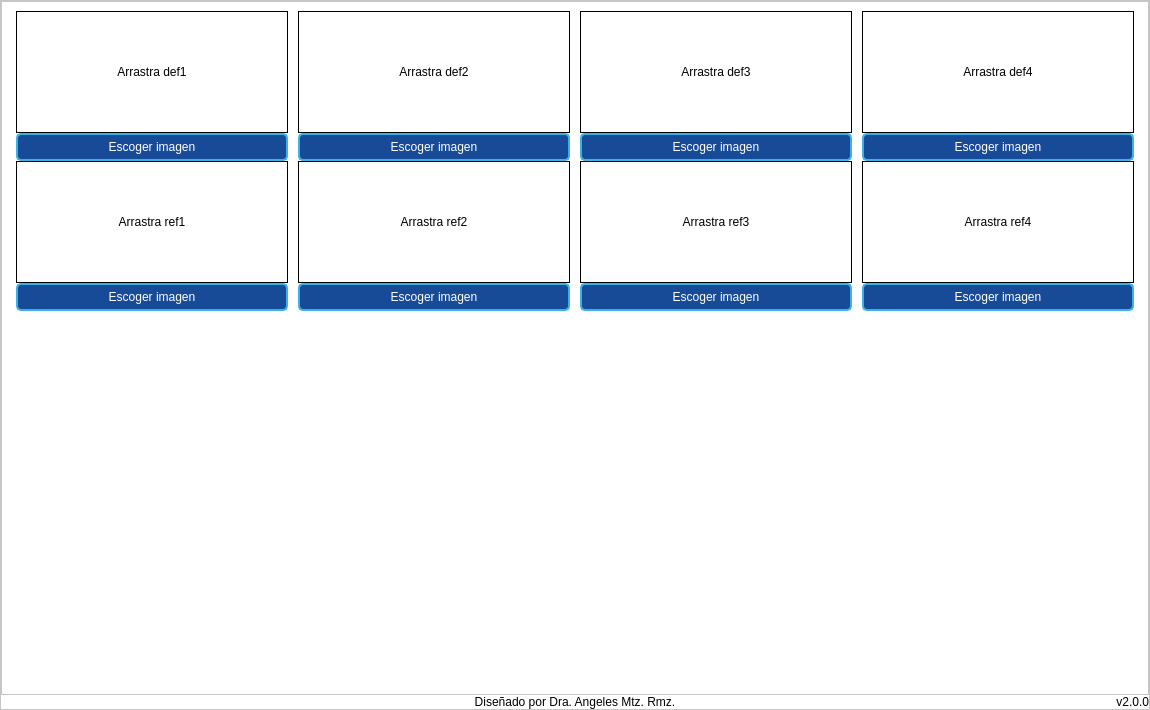
       <widget class="QFrame" name="frame_trabajo">
        <property name="minimumSize">
         <size>
          <width>1150</width>
          <height>0</height>
         </size>
        </property>
        <property name="styleSheet">
         <string notr="true">background-color: rgb(255, 255, 255);</string>
        </property>
        <property name="frameShape">
         <enum>QFrame::StyledPanel</enum>
        </property>
        <property name="frameShadow">
         <enum>QFrame::Raised</enum>
        </property>
        <layout class="QGridLayout" name="gridLayout_4">
         <property name="leftMargin">
          <number>0</number>
         </property>
         <property name="topMargin">
          <number>0</number>
         </property>
         <property name="rightMargin">
          <number>0</number>
         </property>
         <property name="bottomMargin">
          <number>0</number>
         </property>
         <property name="spacing">
          <number>0</number>
         </property>
         <item row="1" column="3">
          <widget class="QLabel" name="label_10">
           <property name="styleSheet">
            <string notr="true">color: rgb(0, 0, 0);
font: 10pt &quot;Verdana&quot;;</string>
           </property>
           <property name="text">
            <string>v2.0.0</string>
           </property>
           <property name="alignment">
            <set>Qt::AlignRight|Qt::AlignTrailing|Qt::AlignVCenter</set>
           </property>
           <property name="margin">
            <number>0</number>
           </property>
          </widget>
         </item>
         <item row="1" column="1" colspan="2">
          <widget class="QLabel" name="label_9">
           <property name="maximumSize">
            <size>
             <width>16777215</width>
             <height>50</height>
            </size>
           </property>
           <property name="styleSheet">
            <string notr="true">color: rgb(0, 0, 0);
font: 15pt &quot;Verdana&quot;;</string>
           </property>
           <property name="text">
            <string>Diseñado por Dra. Angeles Mtz. Rmz.</string>
           </property>
           <property name="alignment">
            <set>Qt::AlignCenter</set>
           </property>
          </widget>
         </item>
         <item row="0" column="0" colspan="4">
          <widget class="QFrame" name="frame">
           <property name="frameShape">
            <enum>QFrame::StyledPanel</enum>
           </property>
           <property name="frameShadow">
            <enum>QFrame::Raised</enum>
           </property>
           <layout class="QHBoxLayout" name="horizontalLayout_3">
            <item>
             <layout class="QGridLayout" name="gridLayout_8">
              <item row="0" column="0" colspan="2">
               <widget class="QWidget" name="widget_12" native="true">
                <property name="minimumSize">
                 <size>
                  <width>0</width>
                  <height>300</height>
                 </size>
                </property>
                <property name="maximumSize">
                 <size>
                  <width>16777215</width>
                  <height>300</height>
                 </size>
                </property>
                <layout class="QGridLayout" name="gridLayout_10">
                 <property name="leftMargin">
                  <number>0</number>
                 </property>
                 <property name="topMargin">
                  <number>0</number>
                 </property>
                 <property name="rightMargin">
                  <number>0</number>
                 </property>
                 <property name="bottomMargin">
                  <number>0</number>
                 </property>
                 <property name="spacing">
                  <number>0</number>
                 </property>
                 <item row="0" column="0">
                  <layout class="QGridLayout" name="gridLayout_9">
                   <property name="bottomMargin">
                    <number>0</number>
                   </property>
                   <property name="spacing">
                    <number>0</number>
                   </property>
                   <item row="0" column="0">
                    <widget class="QWidget" name="w_drop1" native="true">
                     <property name="maximumSize">
                      <size>
                       <width>400</width>
                       <height>200</height>
                      </size>
                     </property>
                     <property name="acceptDrops">
                      <bool>false</bool>
                     </property>
                     <layout class="QVBoxLayout" name="verticalLayout_22">
                      <property name="spacing">
                       <number>0</number>
                      </property>
                      <property name="leftMargin">
                       <number>5</number>
                      </property>
                      <property name="topMargin">
                       <number>0</number>
                      </property>
                      <property name="rightMargin">
                       <number>5</number>
                      </property>
                      <property name="bottomMargin">
                       <number>0</number>
                      </property>
                      <item>
                       <layout class="QVBoxLayout" name="verticalLayout_3">
                        <item>
                         <widget class="QLabel" name="lbl_def1">
                          <property name="styleSheet">
                           <string notr="true">border: 1px solid #000; /* Borde al pasar el mouse */
color: rgb(0, 0, 0);
font: 8pt &quot;Verdana&quot;;</string>
                          </property>
                          <property name="text">
                           <string>Arrastra def1</string>
                          </property>
                          <property name="scaledContents">
                           <bool>true</bool>
                          </property>
                          <property name="alignment">
                           <set>Qt::AlignCenter</set>
                          </property>
                         </widget>
                        </item>
                        <item>
                         <widget class="QPushButton" name="def1">
                          <property name="styleSheet">
                           <string notr="true">/* Estilo para botones de acción */
QPushButton {
    background-color: #174b98; /* Color de fondo */
    border: 2px solid #3cb1e3; /* Borde */
    border-radius: 5px; /* Bordes redondeados */
    color: #fff; /* Color del texto */
    padding: 5px 10px; /* Espaciado interno (vertical horizontal) */
	font: 8pt &quot;Verdana&quot;;
}

/* Estilo para botones de acción al pasar el mouse */
QPushButton:hover {
    background-color: #164b98; /* Color de fondo al pasar el mouse */
    border: 2px solid #FFA000; /* Borde al pasar el mouse */
    color: #fff; /* Color del texto al pasar el mouse */
}</string>
                          </property>
                          <property name="text">
                           <string>Escoger imagen</string>
                          </property>
                         </widget>
                        </item>
                       </layout>
                      </item>
                     </layout>
                    </widget>
                   </item>
                   <item row="0" column="2">
                    <widget class="QWidget" name="w_drop3" native="true">
                     <property name="maximumSize">
                      <size>
                       <width>400</width>
                       <height>200</height>
                      </size>
                     </property>
                     <layout class="QVBoxLayout" name="verticalLayout_24">
                      <property name="spacing">
                       <number>0</number>
                      </property>
                      <property name="leftMargin">
                       <number>5</number>
                      </property>
                      <property name="topMargin">
                       <number>0</number>
                      </property>
                      <property name="rightMargin">
                       <number>5</number>
                      </property>
                      <property name="bottomMargin">
                       <number>0</number>
                      </property>
                      <item>
                       <layout class="QVBoxLayout" name="verticalLayout_20">
                        <item>
                         <widget class="QLabel" name="lbl_def3">
                          <property name="styleSheet">
                           <string notr="true">border: 1px solid #000; /* Borde al pasar el mouse */
color: rgb(0, 0, 0);
font: 8pt &quot;Verdana&quot;;</string>
                          </property>
                          <property name="text">
                           <string>Arrastra def3</string>
                          </property>
                          <property name="scaledContents">
                           <bool>true</bool>
                          </property>
                          <property name="alignment">
                           <set>Qt::AlignCenter</set>
                          </property>
                         </widget>
                        </item>
                        <item>
                         <widget class="QPushButton" name="def3">
                          <property name="styleSheet">
                           <string notr="true">/* Estilo para botones de acción */
QPushButton {
    background-color: #174b98; /* Color de fondo */
    border: 2px solid #3cb1e3; /* Borde */
    border-radius: 5px; /* Bordes redondeados */
    color: #fff; /* Color del texto */
    padding: 5px 10px; /* Espaciado interno (vertical horizontal) */
	font: 8pt &quot;Verdana&quot;;
}

/* Estilo para botones de acción al pasar el mouse */
QPushButton:hover {
    background-color: #164b98; /* Color de fondo al pasar el mouse */
    border: 2px solid #FFA000; /* Borde al pasar el mouse */
    color: #fff; /* Color del texto al pasar el mouse */
}</string>
                          </property>
                          <property name="text">
                           <string>Escoger imagen</string>
                          </property>
                         </widget>
                        </item>
                       </layout>
                      </item>
                     </layout>
                    </widget>
                   </item>
                   <item row="0" column="3">
                    <widget class="QWidget" name="w_drop4" native="true">
                     <property name="maximumSize">
                      <size>
                       <width>400</width>
                       <height>200</height>
                      </size>
                     </property>
                     <layout class="QVBoxLayout" name="verticalLayout_25">
                      <property name="spacing">
                       <number>0</number>
                      </property>
                      <property name="leftMargin">
                       <number>5</number>
                      </property>
                      <property name="topMargin">
                       <number>0</number>
                      </property>
                      <property name="rightMargin">
                       <number>5</number>
                      </property>
                      <property name="bottomMargin">
                       <number>0</number>
                      </property>
                      <item>
                       <layout class="QVBoxLayout" name="verticalLayout_21">
                        <item>
                         <widget class="QLabel" name="lbl_def4">
                          <property name="styleSheet">
                           <string notr="true">border: 1px solid #000; /* Borde al pasar el mouse */
color: rgb(0, 0, 0);
font: 8pt &quot;Verdana&quot;;</string>
                          </property>
                          <property name="text">
                           <string>Arrastra def4</string>
                          </property>
                          <property name="scaledContents">
                           <bool>true</bool>
                          </property>
                          <property name="alignment">
                           <set>Qt::AlignCenter</set>
                          </property>
                         </widget>
                        </item>
                        <item>
                         <widget class="QPushButton" name="def4">
                          <property name="styleSheet">
                           <string notr="true">/* Estilo para botones de acción */
QPushButton {
    background-color: #174b98; /* Color de fondo */
    border: 2px solid #3cb1e3; /* Borde */
    border-radius: 5px; /* Bordes redondeados */
    color: #fff; /* Color del texto */
    padding: 5px 10px; /* Espaciado interno (vertical horizontal) */
	font: 8pt &quot;Verdana&quot;;
}

/* Estilo para botones de acción al pasar el mouse */
QPushButton:hover {
    background-color: #164b98; /* Color de fondo al pasar el mouse */
    border: 2px solid #FFA000; /* Borde al pasar el mouse */
    color: #fff; /* Color del texto al pasar el mouse */
}</string>
                          </property>
                          <property name="text">
                           <string>Escoger imagen</string>
                          </property>
                         </widget>
                        </item>
                       </layout>
                      </item>
                     </layout>
                    </widget>
                   </item>
                   <item row="0" column="1">
                    <widget class="QWidget" name="w_drop2" native="true">
                     <property name="maximumSize">
                      <size>
                       <width>400</width>
                       <height>200</height>
                      </size>
                     </property>
                     <layout class="QVBoxLayout" name="verticalLayout_23">
                      <property name="spacing">
                       <number>0</number>
                      </property>
                      <property name="leftMargin">
                       <number>5</number>
                      </property>
                      <property name="topMargin">
                       <number>0</number>
                      </property>
                      <property name="rightMargin">
                       <number>5</number>
                      </property>
                      <property name="bottomMargin">
                       <number>0</number>
                      </property>
                      <item>
                       <layout class="QVBoxLayout" name="verticalLayout_19">
                        <item>
                         <widget class="QLabel" name="lbl_def2">
                          <property name="styleSheet">
                           <string notr="true">border: 1px solid #000; /* Borde al pasar el mouse */
color: rgb(0, 0, 0);
font: 8pt &quot;Verdana&quot;;</string>
                          </property>
                          <property name="text">
                           <string>Arrastra def2</string>
                          </property>
                          <property name="scaledContents">
                           <bool>true</bool>
                          </property>
                          <property name="alignment">
                           <set>Qt::AlignCenter</set>
                          </property>
                         </widget>
                        </item>
                        <item>
                         <widget class="QPushButton" name="def2">
                          <property name="styleSheet">
                           <string notr="true">/* Estilo para botones de acción */
QPushButton {
    background-color: #174b98; /* Color de fondo */
    border: 2px solid #3cb1e3; /* Borde */
    border-radius: 5px; /* Bordes redondeados */
    color: #fff; /* Color del texto */
    padding: 5px 10px; /* Espaciado interno (vertical horizontal) */
	font: 8pt &quot;Verdana&quot;;
}

/* Estilo para botones de acción al pasar el mouse */
QPushButton:hover {
    background-color: #164b98; /* Color de fondo al pasar el mouse */
    border: 2px solid #FFA000; /* Borde al pasar el mouse */
    color: #fff; /* Color del texto al pasar el mouse */
}</string>
                          </property>
                          <property name="text">
                           <string>Escoger imagen</string>
                          </property>
                         </widget>
                        </item>
                       </layout>
                      </item>
                     </layout>
                    </widget>
                   </item>
                   <item row="1" column="0">
                    <widget class="QWidget" name="w_drop5" native="true">
                     <property name="maximumSize">
                      <size>
                       <width>400</width>
                       <height>200</height>
                      </size>
                     </property>
                     <layout class="QVBoxLayout" name="verticalLayout_35">
                      <property name="spacing">
                       <number>0</number>
                      </property>
                      <property name="leftMargin">
                       <number>5</number>
                      </property>
                      <property name="topMargin">
                       <number>0</number>
                      </property>
                      <property name="rightMargin">
                       <number>5</number>
                      </property>
                      <property name="bottomMargin">
                       <number>0</number>
                      </property>
                      <item>
                       <layout class="QVBoxLayout" name="verticalLayout_31">
                        <item>
                         <widget class="QLabel" name="lbl_ref1">
                          <property name="styleSheet">
                           <string notr="true">border: 1px solid #000; /* Borde al pasar el mouse */
color: rgb(0, 0, 0);
font: 8pt &quot;Verdana&quot;;</string>
                          </property>
                          <property name="text">
                           <string>Arrastra ref1</string>
                          </property>
                          <property name="scaledContents">
                           <bool>true</bool>
                          </property>
                          <property name="alignment">
                           <set>Qt::AlignCenter</set>
                          </property>
                         </widget>
                        </item>
                        <item>
                         <widget class="QPushButton" name="ref1">
                          <property name="styleSheet">
                           <string notr="true">/* Estilo para botones de acción */
QPushButton {
    background-color: #174b98; /* Color de fondo */
    border: 2px solid #3cb1e3; /* Borde */
    border-radius: 5px; /* Bordes redondeados */
    color: #fff; /* Color del texto */
    padding: 5px 10px; /* Espaciado interno (vertical horizontal) */
	font: 8pt &quot;Verdana&quot;;
}

/* Estilo para botones de acción al pasar el mouse */
QPushButton:hover {
    background-color: #164b98; /* Color de fondo al pasar el mouse */
    border: 2px solid #FFA000; /* Borde al pasar el mouse */
    color: #fff; /* Color del texto al pasar el mouse */
}</string>
                          </property>
                          <property name="text">
                           <string>Escoger imagen</string>
                          </property>
                         </widget>
                        </item>
                       </layout>
                      </item>
                     </layout>
                    </widget>
                   </item>
                   <item row="1" column="1">
                    <widget class="QWidget" name="w_drop6" native="true">
                     <property name="maximumSize">
                      <size>
                       <width>400</width>
                       <height>200</height>
                      </size>
                     </property>
                     <layout class="QVBoxLayout" name="verticalLayout_36">
                      <property name="spacing">
                       <number>0</number>
                      </property>
                      <property name="leftMargin">
                       <number>5</number>
                      </property>
                      <property name="topMargin">
                       <number>0</number>
                      </property>
                      <property name="rightMargin">
                       <number>5</number>
                      </property>
                      <property name="bottomMargin">
                       <number>0</number>
                      </property>
                      <item>
                       <layout class="QVBoxLayout" name="verticalLayout_32">
                        <item>
                         <widget class="QLabel" name="lbl_ref2">
                          <property name="styleSheet">
                           <string notr="true">border: 1px solid #000; /* Borde al pasar el mouse */
color: rgb(0, 0, 0);
font: 8pt &quot;Verdana&quot;;</string>
                          </property>
                          <property name="text">
                           <string>Arrastra ref2</string>
                          </property>
                          <property name="scaledContents">
                           <bool>true</bool>
                          </property>
                          <property name="alignment">
                           <set>Qt::AlignCenter</set>
                          </property>
                         </widget>
                        </item>
                        <item>
                         <widget class="QPushButton" name="ref2">
                          <property name="styleSheet">
                           <string notr="true">/* Estilo para botones de acción */
QPushButton {
    background-color: #174b98; /* Color de fondo */
    border: 2px solid #3cb1e3; /* Borde */
    border-radius: 5px; /* Bordes redondeados */
    color: #fff; /* Color del texto */
    padding: 5px 10px; /* Espaciado interno (vertical horizontal) */
	font: 8pt &quot;Verdana&quot;;
}

/* Estilo para botones de acción al pasar el mouse */
QPushButton:hover {
    background-color: #164b98; /* Color de fondo al pasar el mouse */
    border: 2px solid #FFA000; /* Borde al pasar el mouse */
    color: #fff; /* Color del texto al pasar el mouse */
}</string>
                          </property>
                          <property name="text">
                           <string>Escoger imagen</string>
                          </property>
                         </widget>
                        </item>
                       </layout>
                      </item>
                     </layout>
                    </widget>
                   </item>
                   <item row="1" column="2">
                    <widget class="QWidget" name="w_drop7" native="true">
                     <property name="maximumSize">
                      <size>
                       <width>400</width>
                       <height>200</height>
                      </size>
                     </property>
                     <layout class="QVBoxLayout" name="verticalLayout_37">
                      <property name="spacing">
                       <number>0</number>
                      </property>
                      <property name="leftMargin">
                       <number>5</number>
                      </property>
                      <property name="topMargin">
                       <number>0</number>
                      </property>
                      <property name="rightMargin">
                       <number>5</number>
                      </property>
                      <property name="bottomMargin">
                       <number>0</number>
                      </property>
                      <item>
                       <layout class="QVBoxLayout" name="verticalLayout_33">
                        <item>
                         <widget class="QLabel" name="lbl_ref3">
                          <property name="styleSheet">
                           <string notr="true">border: 1px solid #000; /* Borde al pasar el mouse */
color: rgb(0, 0, 0);
font: 8pt &quot;Verdana&quot;;</string>
                          </property>
                          <property name="text">
                           <string>Arrastra ref3</string>
                          </property>
                          <property name="scaledContents">
                           <bool>true</bool>
                          </property>
                          <property name="alignment">
                           <set>Qt::AlignCenter</set>
                          </property>
                         </widget>
                        </item>
                        <item>
                         <widget class="QPushButton" name="ref3">
                          <property name="styleSheet">
                           <string notr="true">/* Estilo para botones de acción */
QPushButton {
    background-color: #174b98; /* Color de fondo */
    border: 2px solid #3cb1e3; /* Borde */
    border-radius: 5px; /* Bordes redondeados */
    color: #fff; /* Color del texto */
    padding: 5px 10px; /* Espaciado interno (vertical horizontal) */
	font: 8pt &quot;Verdana&quot;;
}

/* Estilo para botones de acción al pasar el mouse */
QPushButton:hover {
    background-color: #164b98; /* Color de fondo al pasar el mouse */
    border: 2px solid #FFA000; /* Borde al pasar el mouse */
    color: #fff; /* Color del texto al pasar el mouse */
}</string>
                          </property>
                          <property name="text">
                           <string>Escoger imagen</string>
                          </property>
                         </widget>
                        </item>
                       </layout>
                      </item>
                     </layout>
                    </widget>
                   </item>
                   <item row="1" column="3">
                    <widget class="QWidget" name="w_drop8" native="true">
                     <property name="maximumSize">
                      <size>
                       <width>400</width>
                       <height>200</height>
                      </size>
                     </property>
                     <layout class="QVBoxLayout" name="verticalLayout_38">
                      <property name="spacing">
                       <number>0</number>
                      </property>
                      <property name="leftMargin">
                       <number>5</number>
                      </property>
                      <property name="topMargin">
                       <number>0</number>
                      </property>
                      <property name="rightMargin">
                       <number>5</number>
                      </property>
                      <property name="bottomMargin">
                       <number>0</number>
                      </property>
                      <item>
                       <layout class="QVBoxLayout" name="verticalLayout_34">
                        <item>
                         <widget class="QLabel" name="lbl_ref4">
                          <property name="styleSheet">
                           <string notr="true">border: 1px solid #000; /* Borde al pasar el mouse */
color: rgb(0, 0, 0);
font: 8pt &quot;Verdana&quot;;</string>
                          </property>
                          <property name="text">
                           <string>Arrastra ref4</string>
                          </property>
                          <property name="scaledContents">
                           <bool>true</bool>
                          </property>
                          <property name="alignment">
                           <set>Qt::AlignCenter</set>
                          </property>
                         </widget>
                        </item>
                        <item>
                         <widget class="QPushButton" name="ref4">
                          <property name="styleSheet">
                           <string notr="true">/* Estilo para botones de acción */
QPushButton {
    background-color: #174b98; /* Color de fondo */
    border: 2px solid #3cb1e3; /* Borde */
    border-radius: 5px; /* Bordes redondeados */
    color: #fff; /* Color del texto */
    padding: 5px 10px; /* Espaciado interno (vertical horizontal) */
	font: 8pt &quot;Verdana&quot;;
}

/* Estilo para botones de acción al pasar el mouse */
QPushButton:hover {
    background-color: #164b98; /* Color de fondo al pasar el mouse */
    border: 2px solid #FFA000; /* Borde al pasar el mouse */
    color: #fff; /* Color del texto al pasar el mouse */
}</string>
                          </property>
                          <property name="text">
                           <string>Escoger imagen</string>
                          </property>
                         </widget>
                        </item>
                       </layout>
                      </item>
                     </layout>
                    </widget>
                   </item>
                  </layout>
                 </item>
                </layout>
               </widget>
              </item>
              <item row="1" column="0" colspan="2">
               <widget class="QWidget" name="widget_2" native="true">
                <layout class="QHBoxLayout" name="horizontalLayout_6">
                 <item>
                  <layout class="QGridLayout" name="gridLayout">
                   <item row="0" column="0">
                    <widget class="QLabel" name="img_graficos">
                     <property name="minimumSize">
                      <size>
                       <width>0</width>
                       <height>350</height>
                      </size>
                     </property>
                     <property name="maximumSize">
                      <size>
                       <width>16777215</width>
                       <height>350</height>
                      </size>
                     </property>
                     <property name="text">
                      <string/>
                     </property>
                     <property name="alignment">
                      <set>Qt::AlignCenter</set>
                     </property>
                    </widget>
                   </item>
                  </layout>
                 </item>
                </layout>
               </widget>
              </item>
             </layout>
            </item>
           </layout>
          </widget>
         </item>
        </layout>
       </widget>
